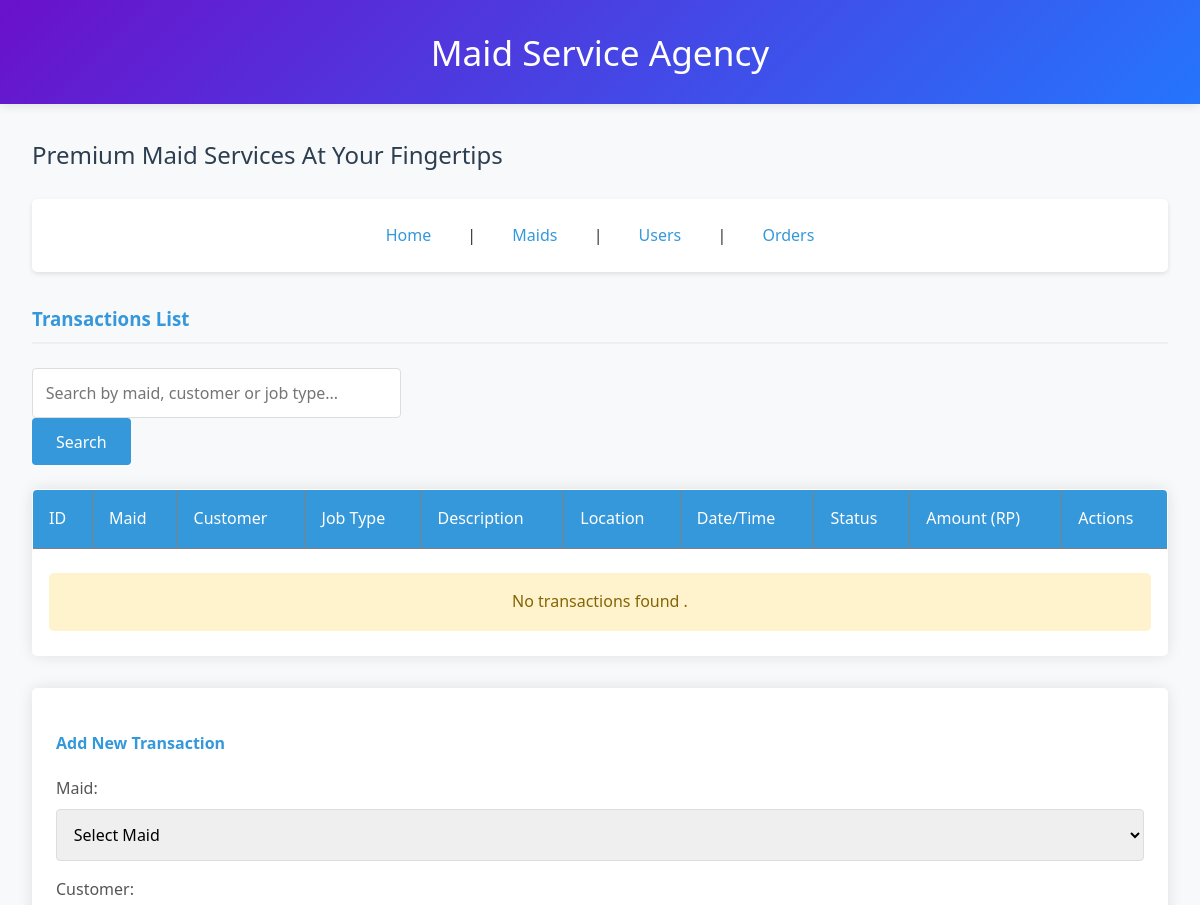
/?page=transactions (upper part), run on an earlier commit of the app's database.
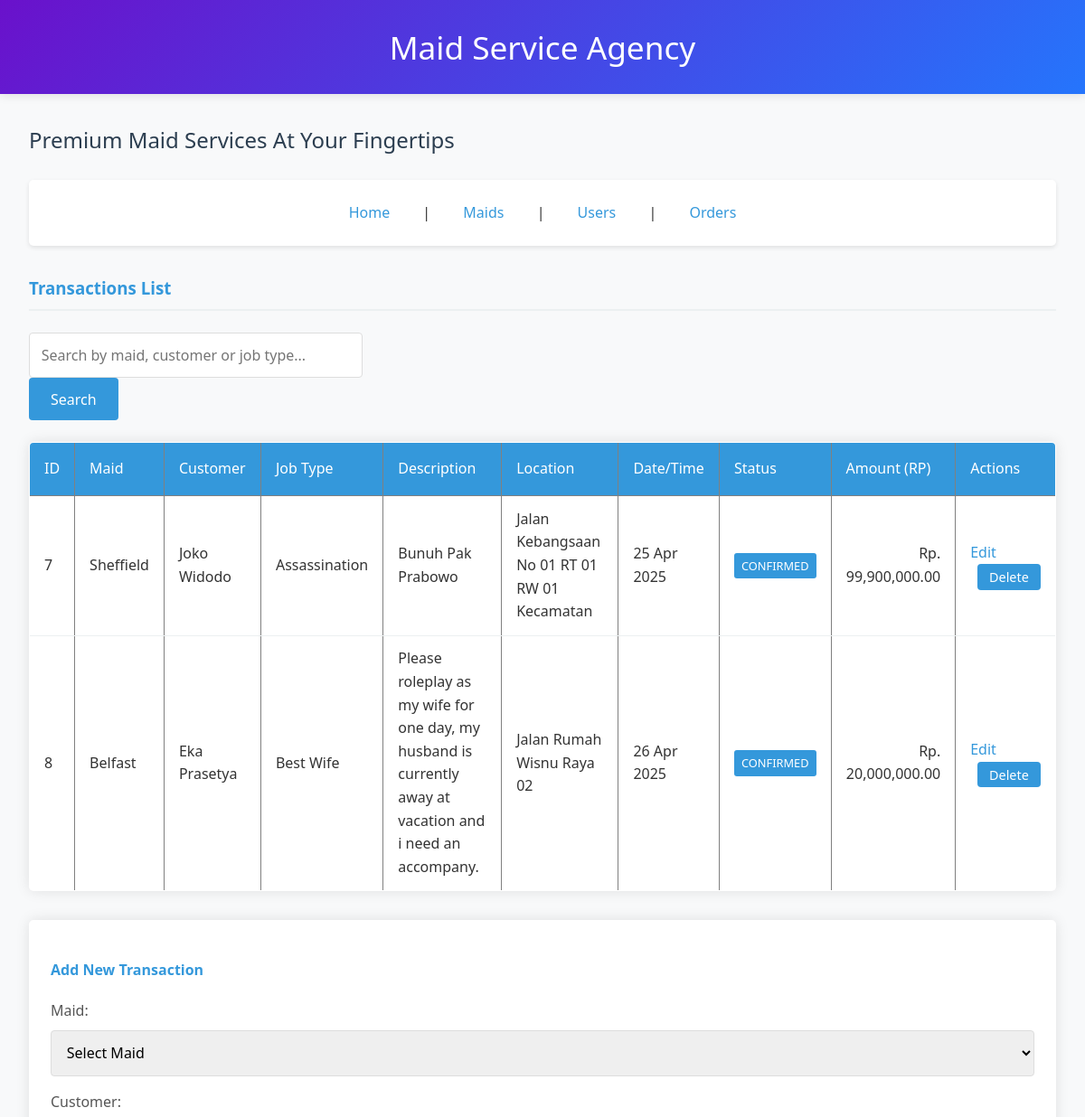
And on a later commit of the database.
### tables this page shows
CREATE TABLE `transactions` (
  `id` int(11) NOT NULL AUTO_INCREMENT,
  `id_maid` int(11) NOT NULL,
  `id_user` int(11) NOT NULL,
  `job_type` varchar(100) NOT NULL,
  `address_of_job` text NOT NULL,
  `description` text DEFAULT NULL,
  `status` enum('pending','confirmed','in_progress','completed','cancelled') NOT NULL DEFAULT 'pending',
  `date` date DEFAULT NULL,
  `total_cost` decimal(10,2) NOT NULL,
  `created_at` timestamp NULL DEFAULT current_timestamp(),
  `updated_at` timestamp NULL DEFAULT current_timestamp() ON UPDATE current_timestamp(),
  PRIMARY KEY (`id`),
  KEY `idx_transaction_status` (`status`),
  KEY `idx_transaction_user` (`id_user`),
  KEY `idx_transaction_maid` (`id_maid`),
  CONSTRAINT `transactions_ibfk_1` FOREIGN KEY (`id_maid`) REFERENCES `maids` (`id`),
  CONSTRAINT `transactions_ibfk_2` FOREIGN KEY (`id_user`) REFERENCES `users` (`id`),
  CONSTRAINT `chk_total_cost` CHECK (`total_cost` >= 0)
);

CREATE TABLE `maids` (
  `id` int(11) NOT NULL AUTO_INCREMENT,
  `name` varchar(100) NOT NULL,
  `specialization` varchar(100) NOT NULL,
  `salary` decimal(10,2) NOT NULL,
  `availability_status` enum('available','on_leave') NOT NULL DEFAULT 'available',
  `phone` varchar(20) NOT NULL,
  `created_at` timestamp NULL DEFAULT current_timestamp(),
  `updated_at` timestamp NULL DEFAULT current_timestamp() ON UPDATE current_timestamp(),
  PRIMARY KEY (`id`),
  KEY `idx_maid_availability` (`availability_status`),
  CONSTRAINT `chk_salary` CHECK (`salary` >= 0)
);

CREATE TABLE `users` (
  `id` int(11) NOT NULL AUTO_INCREMENT,
  `name` varchar(100) NOT NULL,
  `phone` varchar(20) NOT NULL,
  `email` varchar(100) DEFAULT NULL,
  `created_at` timestamp NULL DEFAULT current_timestamp(),
  `updated_at` timestamp NULL DEFAULT current_timestamp() ON UPDATE current_timestamp(),
  PRIMARY KEY (`id`),
  UNIQUE KEY `uc_phone` (`phone`)
);

### config/db.php (called while the page is built, shortened)
<?php
class Database
{
    private $host = "localhost";
    private $username = "root";
    private $password = "";
    private $dbname = "maid_agency";
    public function __construct()
    {
        try {
            $this->conn = new PDO("mysql:host=$this->host;dbname=$this->dbname", $this->username, $this->password);
        } catch (PDOException $e) {
            echo "Connection failed: " . $e->getMessage();
        }
    }
}

### class/Transaction.php (called while the page is built, shortened)
<?php
require_once 'config/db.php';
class Transaction
{
    private $db;
    public function __construct()
    {
        $this->db = (new Database())->conn;
    }
    public function getAllTransactions(array $filters = []): array
    {
        $query = "SELECT t.*, m.name AS maid_name, u.name AS user_name
                 FROM transactions t
                 LEFT JOIN maids m ON t.id_maid = m.id
                 LEFT JOIN users u ON t.id_user = u.id";
        $params = [];
        $stmt = $this->db->prepare($query);
        $stmt->execute($params);
        return $stmt->fetchAll(PDO::FETCH_ASSOC);
    }
}

### views/transactions.php (the view, shortened to what this page needs)
<?php
function getStatusBadge($status)
{
    switch ($status) {
        case 'confirmed':
            return 'primary';
    }
}
$searchTerm = $_GET['search'] ?? '';
$editMode = false;
?>
<h3>Transactions List</h3>
<div class="search-container mb-4">
    <form method="get" action="">
        <div class="input-group">
            <input type="text"
                class="form-control"
                name="search"
                placeholder="Search by maid, customer or job type..."
                value="<?= htmlspecialchars($searchTerm) ?>">
            <button class="btn btn-primary" type="submit">
                <i class="fas fa-search"></i> Search
            </button>
        </div>
    </form>
</div>
<table border="1" class="table table-striped table-bordered">
    <thead class="thead-dark">
        <tr>
            <th>ID</th>
            <th>Maid</th>
            <th>Customer</th>
            <th>Job Type</th>
            <th>Description</th>
            <th>Location</th>
            <th>Date/Time</th>
            <th>Status</th>
            <th>Amount (RP)</th>
            <th>Actions</th>
        </tr>
    </thead>
    <tbody>
        <?php
        $transactions = !empty($searchTerm)
            ? $transaction->searchTransactions($searchTerm)
            : $transaction->getAllTransactions();
        if (count($transactions) > 0):
            foreach ($transactions as $tr):
        ?>
                <tr>
                    <td><?= htmlspecialchars($tr['id']) ?></td>
                    <td><?= htmlspecialchars($tr['maid_name'] ?? 'N/A') ?></td>
                    <td><?= htmlspecialchars($tr['user_name'] ?? 'N/A') ?></td>
                    <td><?= htmlspecialchars($tr['job_type']) ?></td>
                    <td><?= htmlspecialchars($tr['description']) ?></td>
                    <td><?= htmlspecialchars($tr['address_of_job']) ?></td>
                    <td><?= date('d M Y', strtotime($tr['date'])) ?></td>
                    <td>
                        <span class="badge bg-<?= getStatusBadge($tr['status']) ?>">
                            <?= ucfirst($tr['status']) ?>
                        </span>
                    </td>
                    <td class="text-end">Rp. <?= number_format($tr['total_cost'], 2) ?></td>
                    <td>
                        <a href="?page=transactions&edit=<?= $tr['id'] ?><?= isset($_GET['search']) ? '&search=' . urlencode($_GET['search']) : '' ?>">Edit</a>
                        <form method="post" action="" style="display:inline" onsubmit="return confirm('Are you sure you want to delete this transaction?')">
                            <button type="submit">Delete</button>
                        </form>
                    </td>
                </tr>
            <?php
            endforeach;
        else:
            ?>
            <tr>
                <td colspan="11" class="text-center py-4">
                    <div class="alert alert-warning mb-0">
                        No transactions found <?= !empty($searchTerm) ? 'matching your search' : '' ?>.
                    </div>
                </td>
            </tr>
        <?php endif; ?>
    </tbody>
</table>
<div class="form-container mb-4">
    <h4><?php echo $editMode ? 'Edit Transaction' : 'Add New Transaction'; ?></h4>
    <form method="post" action="">
        <div class="form-group">
            <label for="id_maid">Maid:</label>
            <select name="id_maid" required>
                <option value="">Select Maid</option>
            </select>
        </div>
        <div class="form-group">
            <label for="id_user">Customer:</label>
        </div>
    </form>
</div>

What changed in the data, as far as the page shows it:
added transactions: id "7", id_maid.name "Sheffield", id_user.name "Joko Widodo", job_type "Assassination", description "Bunuh Pak Prabowo", address_of_job "Jalan Kebangsaan No 01 RT 01 RW 01 Kecamatan", date "25 Apr 2025", status "CONFIRMED", total_cost "99,900,000.00"
added transactions: id "8", id_maid.name "Belfast", id_user.name "Eka Prasetya", job_type "Best Wife", description "Please roleplay as my wife for one day, my husband is currently away at vacation and i need an accompany.", address_of_job "Jalan Rumah Wisnu Raya 02", date "26 Apr 2025", status "CONFIRMED", total_cost "20,000,000.00"
Also different on the page:
text no longer shown: "No transactions found ."
